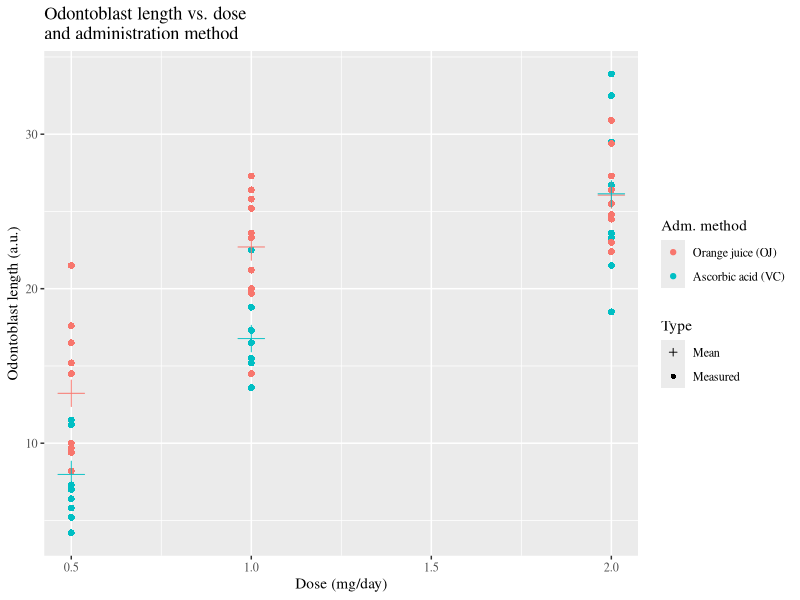

Here is the R script that generated this plot:
## ---- chunk 1
library(knitr)

# TRUE relegates most code chunks to appendices and disables result output
# by default
tidydoc <- TRUE

# figure width 4 inches (PDF output), height = width/goldenratio, center
# figures
opts_chunk$set(fig.width=6, fig.height=6/1.618, fig.align='center')

# Disable the LaTeX comment from the output of print.xtable,
# enable booktabs style table output
options(xtable.comment = FALSE, xtable.booktabs = TRUE)

# Increase the penalty for using scientific notation (in order to
# format Nperm as integer)
options(scipen = 1)

if (tidydoc)
{
    opts_chunk$set(results='hide', echo=FALSE, message=FALSE,
                   size='scriptsize')
}
## ---- chunk 2
library(ggplot2)
library(datasets)
library(xtable)

# Temporarily disable warnings while dplyr is loaded
oldw <- getOption("warn")
options(warn = -1)
library(dplyr)
options(warn = oldw)

data("ToothGrowth")
#tg <- ToothGrowth[, c("len", "supp", "dose")]

# Set random seed for repeatability
set.seed(160808)
## ---- chunk 3
# Determine the mean odontoblast length for each combination of dose
# and administration method
tgmeans <- group_by(ToothGrowth, supp, dose) %>%
    summarize(len = mean(len)) %>%
    ungroup()
# Ensure that the columns of tgmeans are in the same order as in tg
tgmeans <- tgmeans[, names(ToothGrowth)]

# Combine the measurement results and the computed means for plotting
tgc <- rbind(ToothGrowth, tgmeans)

# Add a factor variable to indicate whether the row is measured data
# or a mean
tgc <- cbind(tgc,
             type = factor(c(rep("Measured", times = nrow(ToothGrowth)),
                             rep("Mean", times = nrow(tgmeans)))))

# Prepare a plot of length vs dose using ggplot2
gt <- ggplot(tgc, aes(x = dose, y = len))
## ---- chunk 4
# Color markers by administration methods, choose marker size and type
# based on whether showing mean or measured data
gt <- gt + geom_point(aes(color = supp, size = type, shape = type)) + 
    scale_size_manual(values = c("Measured" = 2, "Mean" = 6)) +
    scale_shape_manual(name = "Type", values = c("Measured" = 16, "Mean" = 3)) +
    scale_color_discrete(name = "Adm. method", breaks = c("OJ", "VC"),
                         labels = c("Orange juice (OJ)", "Ascorbic acid (VC)")) +
    guides(size = FALSE) +
    labs(x = "Dose (mg/day)", y = "Odontoblast length (a.u.)", title = "Odontoblast length vs. dose\nand administration method") +
    theme(text = element_text(family = "serif"))
    
print(gt)
## ---- chunk 5
# Create a data frame of the possible combinations of administration method
# and dose, one combination per row
# The leftmost variable variest fastest, the rightmost slowest
metxdose <- expand.grid(supp = unique(tgc$supp), dose = unique(tgc$dose))

# Set the significance level
signif.level <- 0.05

# Choose the p value adjustment method to control the false discovery
# rate (using p.adjust())
#adj.method <- "bonferroni"
adj.method <- "BH"

# Indices of the elements of a lower triangular matrix (main diagonal omitted)
# Thanks to: http://stackoverflow.com/a/20898910
# We want to consider each dose--method pair only once
rows <- nrow(metxdose)
rowinds <- rev(abs(sequence(seq.int(rows - 1)) - rows) + 1)
colinds <- rep.int(seq.int(rows - 1), rev(seq.int(rows - 1)))
idx <- cbind(rowinds, colinds)

# Form a list of the index pairs; each element of the list identifies
# a dose-method combination, i.e., a row in metxdose
idxl <- lapply(seq_len(nrow(idx)), function(i) as.vector(idx[i,]))

# Remove from consideration the indices which consider to pairs
# where both the dose and the administration method differ
onediffers <- sapply(idxl, function(x) any(metxdose[x[1], ]
                                           == metxdose[x[2], ]))
idxl <- idxl[onediffers]

# Function to calculate the two-sided t-test between the identified
# pair of dose-method combinations. The calculated difference is
# data.r-data.c, where data.c is the combination corresponding to the
# index on the column in the metxdose matrix and data.r corresponds to
# the row.
calculate_stat <- function(l)
{
    data.r <- ToothGrowth[ToothGrowth$supp == metxdose[l[1], "supp"] &
                  ToothGrowth$dose == metxdose[l[1], "dose"], "len"]
    data.c <- ToothGrowth[ToothGrowth$supp == metxdose[l[2], "supp"] &
                  ToothGrowth$dose == metxdose[l[2], "dose"], "len"]
    t.test(data.r, data.c, paired = FALSE, var.equal = FALSE)
}

# Perform the t tests for each element in idxl, and for convenience
# separate the p values of the calculated differences of means
# and the differences themselves into separate vectors
t.test.results <- lapply(idxl, calculate_stat)
p.values <- sapply(t.test.results, function(res) res$p.value)
meandeltas <- sapply(t.test.results, function(res) -diff(res$estimate))
names(meandeltas) <- NULL

# Calculate the adjusted p values
p.adj.values <- p.adjust(p.values, method = adj.method)

# Create descriptive yet concise row and column names for use in the 
# result matrix
rowcolnames <- apply(metxdose, 1, paste, collapse = " ")

# Construct empty matrices into which the calculated p values, adjusted
# p values, mean deltas and whether the result is significant or not are placed
# Since the matrix data is given as a 0-length vector, they are filled
# with NAs.
p.values.mat <- matrix(data = numeric(), nrow = rows, ncol = rows,
                       dimnames = list(rowcolnames, rowcolnames))
p.adj.values.mat <- p.values.mat
meandeltas.mat <- p.values.mat
p.signif.mat <- matrix(data = logical(), nrow = rows, ncol = rows,
                       dimnames = list(rowcolnames, rowcolnames))

# Populate the matrices created above
for (i in seq_along(idxl))
{
    row <- idxl[[i]][1]
    col <- idxl[[i]][2]
    p.values.mat[row, col] <- p.values[i]
    p.adj.values.mat[row, col] <- p.adj.values[i]
    meandeltas.mat[row, col] <- meandeltas[i]
    p.signif.mat[row, col] <- p.adj.values[i] < signif.level
}
rm(row, col)
## ---- chunk 6
# Round the mean deltas to 3 digits; NAs are encoded as "NA"
meandeltas.str <- format(meandeltas.mat, digits = 3)
# Append a semicolon after (valid) numbers, do not append after NAs
meandeltas.str <- gsub("(-?[[:digit:]]+\\.[[:digit:]]+)", "$\\1$;",
                       meandeltas.str)
# Replace "NA" cells with a LaTeX macro coloring that (now empty)
# cell gray
meandeltas.str <- gsub("^[[:blank:]]+NA$", "\\\\cellcolor[gray]{0.9}",
                       meandeltas.str)

# Round p values to 3 digits
p.values.str <- format(p.values.mat, digits = 3)
# Remove NA values
p.values.str <- gsub("^[[:blank:]]+NA$", "", p.values.str)
# Reformat scientific formatting to a nice, LaTeX format
p.values.str <- gsub("(-?[[:digit:]]+\\.[[:digit:]]+)e(-)?\\+?0*([[:digit:]]+)$", "$\\1 \\\\times 10^{\\2\\3}$", p.values.str)

# Create logical vectors identifying significant and non-significant
# results
signif.ind <- which(!is.na(p.values.mat) & p.signif.mat)
not.signif.ind <- which(!is.na(p.values.mat) & !p.signif.mat)

tablecell.str <- paste(meandeltas.str, p.values.str)

tablecell.str[signif.ind] <- paste("\\cellcolor[RGB]{153,255,153}",
                                  tablecell.str[signif.ind])
tablecell.str[not.signif.ind] <- paste("\\cellcolor[RGB]{255,173,153}",
                                      tablecell.str[not.signif.ind])

tablecell.str <- matrix(tablecell.str, rows, rows,
                        dimnames = list(rowcolnames, rowcolnames))
tablecell.str <- tablecell.str[-1, -rows]
print(xtable(tablecell.str, align = c("r", rep("c", rows-1))),
      sanitize.text.function = identity, size = "small")
## ---- chunk 7
Nperm <- 10000
doses <- unique(ToothGrowth$dose)
## ---- chunk 8
# Create a data frame for storing the results of the permutation tests
perms <- data.frame(matrix(numeric(Nperm*length(doses)*2), ncol = 2))
names(perms) <- c("deltamean", "dose")
perms[, "greater"] <- logical()

testStat <- function(x, suppgrp)
{
    mean(x[suppgrp == "OJ", "len"]) - mean(x[suppgrp == "VC", "len"])
}

obsdeltas <- numeric(3)
    
for (i in seq_along(doses))
{
    dosei <- doses[i]
    tgdose <- subset(ToothGrowth, dose == dosei)

    obsdeltas[i] <- testStat(tgdose, tgdose$supp)
    
    offset <- (i-1)*Nperm
    perms[(offset + 1:Nperm), "deltamean"] <-
        sapply(seq(Nperm), function(x) testStat(tgdose, sample(tgdose$supp)))
    perms[(offset + 1:Nperm), "dose"] <- dosei
    perms[(offset + 1:Nperm), "greater"] <-
        perms[(offset + 1:Nperm), "deltamean"] > obsdeltas[i]
}

dosetab <- perms %>%
    group_by(dose) %>%
    summarize(meandelta = mean(deltamean), sddelta = sd(deltamean),
              greater = mean(greater))
dosetab <- cbind(dosetab, obsdelta = obsdeltas)
dosetab <- select(dosetab, dose, obsdelta, everything())
names(dosetab) <- c("Dose", "$\\hat{\\Delta}$", "$\\bar{\\Delta}$",
                    "$\\sigma$", "$\\bar{\\Delta} > \\hat{\\Delta}$")
## ---- chunk 9
print(xtable(dosetab, digits = c(1, 1, 2, 2, 2, 4)),
      include.rownames = FALSE, sanitize.colnames.function = identity)
## ---- chunk 10

## ---- chunk 11

## ---- chunk 12

